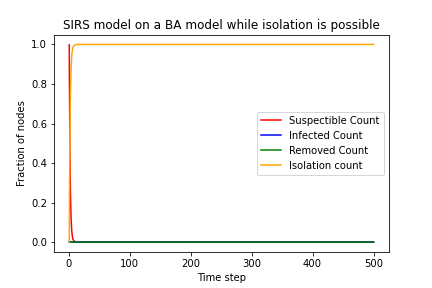

Recreate this plot in Python.
import networkx as nx
import pandas as pd
import random
import matplotlib.pyplot as plt
import numpy as np

G=nx.barabasi_albert_graph(500,2)
alpha=0.1
beta=0.01
gamma=0.005
delta=0.001
q=0.5
nodeList = list(G.nodes())
status=[0]*len(nodeList)
neighbors=[]
for item in nodeList:
    nodeNeighbors=list(G.neighbors(item))
    neighbors.append(nodeNeighbors)
data = {'Nodes':nodeList,'Status':status,'Neighbours':neighbors}
df=pd.DataFrame(data=data)
originaldf=pd.DataFrame(data=data)

#Status description:
#0:This person is susceptible
#1:This peron is infected
#2:This person is removed
#3:This person is isolated, it will has no interaction with others

#Return a boolean with the given probability
def decision(probability):
    return random.random() < probability

#Change the status of a person
def changeStatus(node,resultant):
    df.loc[df['Nodes']==node,'Status']=resultant
    
#Turn susceptible neighbours into infected
def infection(node,neighbours):
    for neighbour in neighbours:
        if list(df.loc[df['Nodes']==neighbour,'Status'])[0]==0:
            if decision(alpha):
                changeStatus(neighbour,1)
#Getting the neighbours of a node
def getNeighbors(node):
    return list(df.loc[df['Nodes']==node,'Neighbours'])[0]
    
#Turn an infected into removed
def removed(node):
    if decision(beta):
        changeStatus(node,2)

#Turn an infected into susceptible again
def recover(node):
    if decision(gamma):
        changeStatus(node,0)

#Turn a removed person into susceptible again
def join(node):
    if decision(delta):
        changeStatus(node,0)

#Turn a person into isolation
def isolation(node):
    if decision(q):
        changeStatus(node,3)

sumSusceptibleResult=[]
sumRemovedResult=[]
sumInfectedResult=[]
sumIsolationResult=[]
for experimentTimes in range (0,10):
# Main Loop
    df=pd.DataFrame(data=data)
    initialInfected = random.choice(nodeList)
    changeStatus(initialInfected,1)
    susceptibleResult,infectedResult,removedResult,isolationResult=[],[],[],[]
    for step in range(0,500):    
      susceptibleCount=0;infectedCount=0;removedCount=0;isolationCount=0
      infectedList,susceptibleList,removedList,isolationList=[],[],[],[]
      for node in nodeList:
          if list(df.loc[df['Nodes']==node,'Status'])[0]==0:
              susceptibleList.append(node)
              susceptibleCount+=1
          elif list(df.loc[df['Nodes']==node,'Status'])[0]==1:
              infectedList.append(node)
              infectedCount+=1
          elif list(df.loc[df['Nodes']==node,'Status'])[0]==2:
              removedList.append(node)
              removedCount+=1
          elif list(df.loc[df['Nodes']==node,'Status'])[0]==3:
              isolationList.append(node)
              isolationCount+=1
          else:
              print('Error')
      susceptibleResult.append(susceptibleCount)
      infectedResult.append(infectedCount)
      removedResult.append(removedCount)
      isolationResult.append(isolationCount)
      for node in infectedList:
          infection(node,getNeighbors(node))
          removed(node)
          recover(node)
      for node in removedList:
          join(node)
      for node in nodeList:
          isolation(node)
    sumSusceptibleResult.append(susceptibleResult)
    sumInfectedResult.append(infectedResult)
    sumRemovedResult.append(removedResult)   
    sumIsolationResult.append(isolationResult)   
    
def averageResult(result):
    averagedResult = [0]*len(result[0])
    for i in range(len(result)):
        for j in range(len(result[0])):
            averagedResult[j] +=result[i][j]
    averagedResult[:] = [(x /len(result))/500 for x in averagedResult]
    return averagedResult

averagedSusceptible=averageResult(sumSusceptibleResult)
averagedInfected=averageResult(sumInfectedResult)
averagedRemoved=averageResult(sumRemovedResult)
averagedIsolation=averageResult(sumIsolationResult)

xlinspace=np.linspace(1,len(removedResult),len(removedResult))
plt.plot(xlinspace,averagedSusceptible,color='red',label='Suspectible Count')
plt.plot(xlinspace,averagedInfected,color='blue',label='Infected Count')
plt.plot(xlinspace,averagedRemoved,color='green',label='Removed Count')
plt.plot(xlinspace,averagedIsolation,color='orange',label='Isolation count')
plt.legend()
plt.xlabel('Time step')
plt.ylabel('Fraction of nodes')
plt.title('SIRS model on a BA model while isolation is possible')
